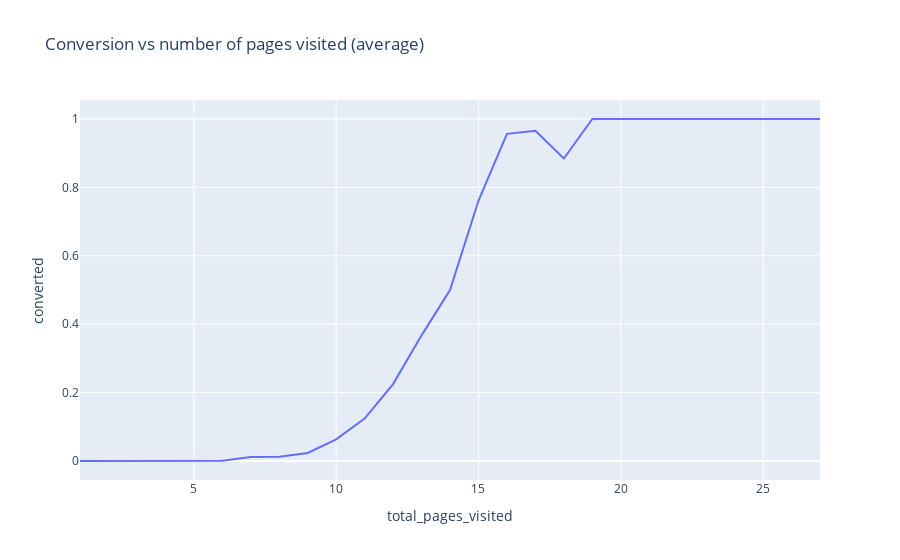

Notebook code for this chart:
### Markdown cell above
- Average conversion by number of pages

### Code cell
data_pages = df_sample.groupby('total_pages_visited')[['converted']].mean() # average convertion by number of pages visited
fig = px.line(data_pages, x= data_pages.index, y= data_pages['converted'], title = 'Conversion vs number of pages visited (average)')
fig.show()

### Figure 1 — Plotly figure (JSON) as saved in the notebook; plotly's stock layout.template omitted (floating-point values rounded to 4 significant figures)
{"data": [{"hovertemplate": "total_pages_visited=%{x}<br>converted=%{y}<extra></extra>", "legendgroup": "", "line": {"color": "#636efa", "dash": "solid"}, "marker": {"symbol": "circle"}, "mode": "lines", "name": "", "orientation": "v", "showlegend": false, "type": "scatter", "x": [1, 2, 3, 4, 5, 6, 7, 8, 9, 10, 11, 12, 13, 14, 15, 16, 17, 18, 19, 20, 21, 22, 27], "xaxis": "x", "y": [0, 0, 0, 0.0007639, 0.0008613, 0.001059, 0.01194, 0.01257, 0.02353, 0.0632, 0.1241, 0.2248, 0.3673, 0.5, 0.7609, 0.9565, 0.9655, 0.8846, 1, 1, 1, 1, 1], "yaxis": "y"}], "layout": {"legend": {"tracegroupgap": 0}, "title": {"text": "Conversion vs number of pages visited (average)"}, "xaxis": {"anchor": "y", "domain": [0, 1], "title": {"text": "total_pages_visited"}}, "yaxis": {"anchor": "x", "domain": [0, 1], "title": {"text": "converted"}}}}
